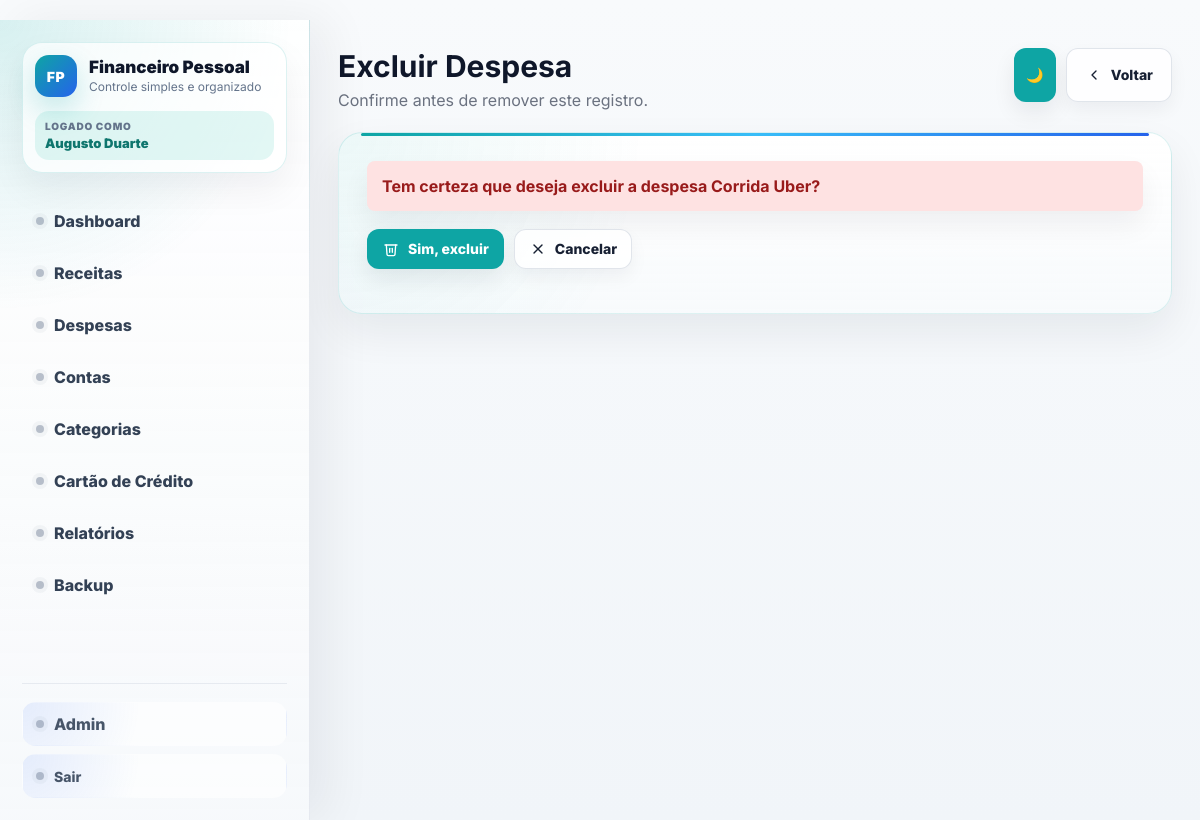
The app's page /despesas/15/excluir/ (signed in), older data.
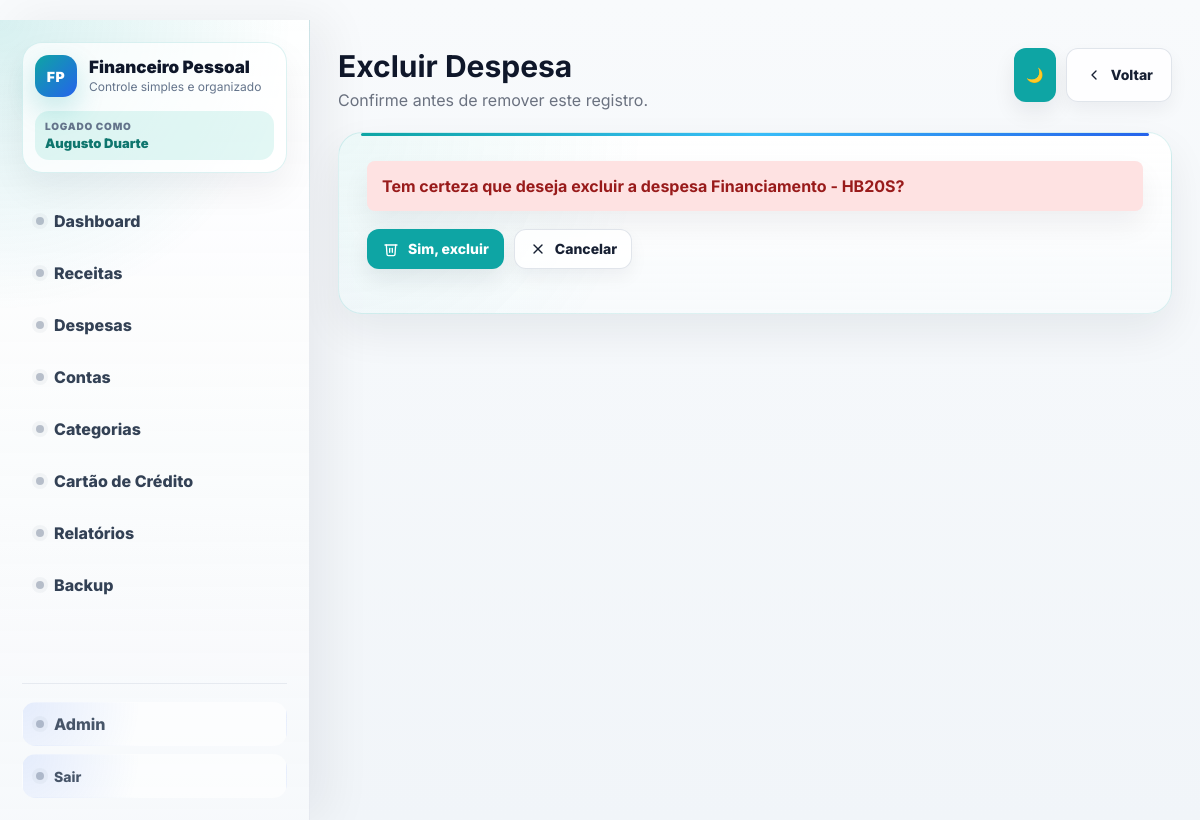
The same page, newer data.
### financeiro/models.py (models this page shows, shortened)
class Despesa(models.Model):
    TIPO_RECORRENCIA_CHOICES = [
        ('unica', 'Despesa única'),
        ('parcelada', 'Parcelada'),
        ('recorrente', 'Repetir sempre'),
    ]
    usuario = models.ForeignKey(settings.AUTH_USER_MODEL, on_delete=models.CASCADE, related_name='despesas_financeiras')
    descricao = models.CharField('Descrição', max_length=150)
    valor = models.DecimalField(max_digits=12, decimal_places=2)
    data = models.DateField()
    categoria = models.ForeignKey(Categoria, on_delete=models.PROTECT)
    conta = models.ForeignKey(Conta, on_delete=models.PROTECT)
    pago = models.BooleanField(default=False)
    despesa_fixa = models.BooleanField('Despesa fixa?', default=False)
    tipo_recorrencia = models.CharField('Tipo de recorrência', max_length=20, choices=TIPO_RECORRENCIA_CHOICES, default='unica')
    quantidade_parcelas = models.PositiveIntegerField('Quantidade de parcelas', null=True, blank=True)
    parcela_atual = models.PositiveIntegerField('Parcela atual', null=True, blank=True)
    data_inicio_parcelamento = models.DateField('Data de início do parcelamento', null=True, blank=True)
    parcelas_ja_pagas = models.PositiveIntegerField('Parcelas já pagas', default=0, blank=True)
    grupo_recorrencia = models.CharField('Grupo da recorrência', max_length=36, blank=True, default='')
    class Meta:
        verbose_name = 'Despesa'
        verbose_name_plural = 'Despesas'

### financeiro/views.py (the view)
# urls.py: path('despesas/<int:despesa_id>/excluir/', login_required(views.excluir_despesa), name='excluir_despesa'),
def excluir_despesa(request, despesa_id):
    despesa = get_object_or_404(Despesa, id=despesa_id, usuario=request.user)
    if request.method == 'POST':
        despesa.delete()
        return redirect('lista_despesas')
    contexto = {
        'despesa': despesa,
    }
    return render(request, 'financeiro/confirmar_exclusao_despesa.html', contexto)

### financeiro/templates/financeiro/confirmar_exclusao_despesa.html (shortened to what this page needs)
{% extends 'financeiro/base.html' %}
{% block page_title %}Excluir Despesa{% endblock %}
{% block page_subtitle %}Confirme antes de remover este registro.{% endblock %}
{% block page_actions %}
    <a href="/despesas/" class="btn btn-light"><span class="btn-icon"><svg viewBox="0 0 24 24" stroke-width="2" stroke-linecap="round" stroke-linejoin="round"><path d="M15 18l-6-6 6-6"></path></svg></span>Voltar</a>
{% endblock %}
{% block content %}
<section class="form-card">
    <div class="alert-danger">
        Tem certeza que deseja excluir a despesa <strong>{{ despesa.descricao }}</strong>?
    </div>
    <form method="post">
        <div class="actions">
            <button type="submit" class="btn btn-danger"><span class="btn-icon"><svg viewBox="0 0 24 24" stroke-width="2" stroke-linecap="round" stroke-linejoin="round"><polyline points="3 6 5 6 21 6"></polyline><path d="M19 6l-1 14a2 2 0 0 1-2 2H8a2 2 0 0 1-2-2L5 6"></path><path d="M10 11v6"></path><path d="M14 11v6"></path></svg></span>Sim, excluir</button>
            <a href="/despesas/" class="btn btn-light"><span class="btn-icon"><svg viewBox="0 0 24 24" stroke-width="2" stroke-linecap="round" stroke-linejoin="round"><path d="M18 6L6 18"></path><path d="M6 6l12 12"></path></svg></span>Cancelar</a>
        </div>
    </form>
</section>
{% endblock %}

Row changes from the older to the newer data that the page shows:
changed Despesa: descricao "Corrida Uber" → "Financiamento - HB20S"
